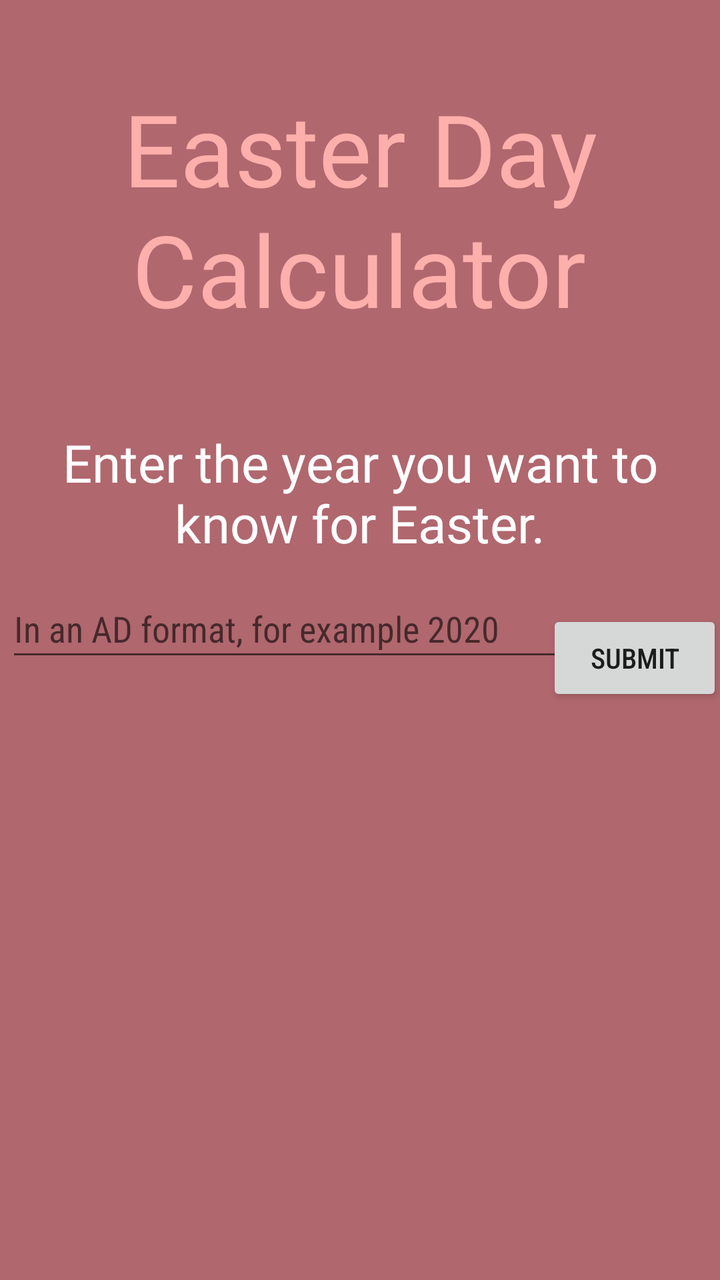
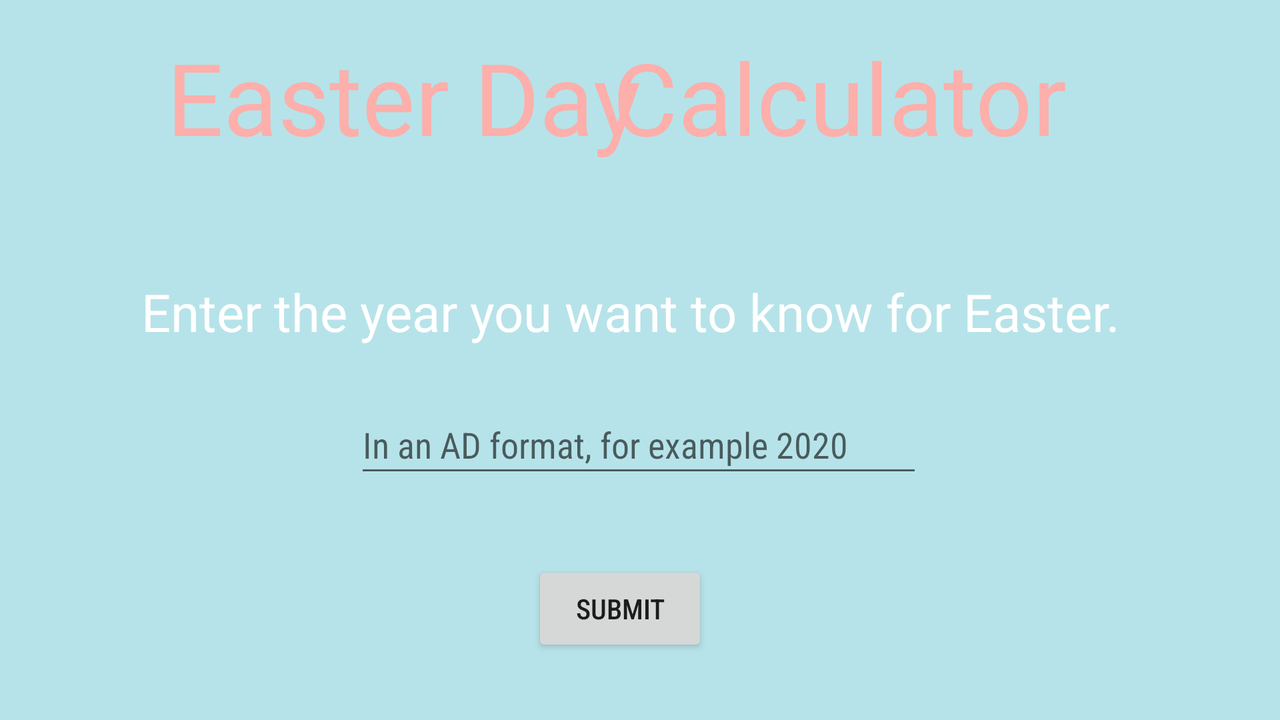

An Android layout and its configuration variant, each rendered on a device that would load it. The default file and the variant file are quoted in full after the pictures.
<!-- AndroidManifest.xml: application theme AppTheme -->
<!-- res/layout/activity_main.xml -->
<?xml version="1.0" encoding="utf-8"?>
<androidx.constraintlayout.widget.ConstraintLayout xmlns:android="http://schemas.android.com/apk/res/android"
    xmlns:app="http://schemas.android.com/apk/res-auto"
    xmlns:tools="http://schemas.android.com/tools"
    android:layout_width="match_parent"
    android:layout_height="match_parent"
    android:background="#B0676E"
    tools:context=".MainActivity">

    <TextView
        android:id="@+id/textHeader3"
        android:layout_width="wrap_content"
        android:layout_height="wrap_content"
        android:fontFamily="@font/pacifico"
        android:text="@string/appHeader2"
        android:textAlignment="center"
        android:textAllCaps="false"
        android:textColor="@color/primaryColor"
        android:textSize="50sp"
        android:textStyle="normal"
        app:layout_constraintBottom_toBottomOf="parent"
        app:layout_constraintHorizontal_bias="0.497"
        app:layout_constraintLeft_toLeftOf="parent"
        app:layout_constraintRight_toRightOf="parent"
        app:layout_constraintTop_toTopOf="parent"
        app:layout_constraintVertical_bias="0.176" />

    <TextView
        android:id="@+id/textHeader1"
        android:layout_width="wrap_content"
        android:layout_height="wrap_content"
        android:fontFamily="@font/pacifico"
        android:text="@string/appHeader1"
        android:textAlignment="center"
        android:textAllCaps="false"
        android:textColor="@color/primaryColor"
        android:textSize="50sp"
        android:textStyle="normal"
        app:layout_constraintBottom_toBottomOf="parent"
        app:layout_constraintLeft_toLeftOf="parent"
        app:layout_constraintRight_toRightOf="parent"
        app:layout_constraintTop_toTopOf="parent"
        app:layout_constraintVertical_bias="0.071" />

    <EditText
        android:id="@+id/yearEnter"
        android:layout_width="284dp"
        android:layout_height="46dp"
        android:layout_marginBottom="164dp"
        android:ems="10"
        android:fontFamily="sans-serif-condensed"
        android:hint="In an AD format, for example 2020"
        android:importantForAutofill="no"
        android:inputType="textPersonName"
        android:textColor="#FFFFFF"
        app:layout_constraintBottom_toBottomOf="parent"
        app:layout_constraintEnd_toEndOf="parent"
        app:layout_constraintHorizontal_bias="0.04"
        app:layout_constraintStart_toStartOf="parent"
        app:layout_constraintTop_toTopOf="parent"
        app:layout_constraintVertical_bias="0.674" />

    <TextView
        android:id="@+id/inputTextView"
        android:layout_width="wrap_content"
        android:layout_height="wrap_content"
        android:fontFamily="@font/caveat"
        android:text="@string/textViewText"
        android:textAlignment="center"
        android:textColor="#ffffff"
        android:textSize="26sp"
        app:layout_constraintBottom_toBottomOf="parent"
        app:layout_constraintEnd_toEndOf="parent"
        app:layout_constraintHorizontal_bias="0.473"
        app:layout_constraintStart_toStartOf="parent"
        app:layout_constraintTop_toTopOf="parent"
        app:layout_constraintVertical_bias="0.372" />

    <Button
        android:id="@+id/submitButton"
        android:layout_width="wrap_content"
        android:layout_height="wrap_content"
        android:fontFamily="sans-serif-condensed-medium"
        android:text="submit"
        app:layout_constraintBottom_toBottomOf="parent"
        app:layout_constraintEnd_toEndOf="parent"
        app:layout_constraintHorizontal_bias="0.913"
        app:layout_constraintStart_toEndOf="@+id/yearEnter"
        app:layout_constraintTop_toTopOf="parent"
        app:layout_constraintVertical_bias="0.515" />

    <ImageView
        android:id="@+id/imageView"
        android:layout_width="173dp"
        android:layout_height="175dp"
        app:layout_constraintBottom_toBottomOf="parent"
        app:layout_constraintEnd_toEndOf="parent"
        app:layout_constraintHorizontal_bias="0.882"
        app:layout_constraintStart_toStartOf="parent"
        app:layout_constraintTop_toTopOf="parent"
        app:layout_constraintVertical_bias="0.911"
        app:srcCompat="@drawable/easter" />

    <ImageView
        android:id="@+id/imageView2"
        android:layout_width="161dp"
        android:layout_height="179dp"
        app:layout_constraintBottom_toBottomOf="parent"
        app:layout_constraintEnd_toEndOf="parent"
        app:layout_constraintHorizontal_bias="0.12"
        app:layout_constraintStart_toStartOf="parent"
        app:layout_constraintTop_toTopOf="parent"
        app:layout_constraintVertical_bias="0.918"
        app:srcCompat="@drawable/rabbit" />

</androidx.constraintlayout.widget.ConstraintLayout>
<!-- resources referenced by this layout -->
<resources>
  <color name="primaryColor">#fdafab</color>
  <string name="appHeader1">Easter Day</string>
  <string name="appHeader2">Calculator</string>
  <string name="textViewText">Enter the year you want to know for Easter.</string>
  <style name="AppTheme" parent="Theme.AppCompat.Light.DarkActionBar">
          
          <item name="colorPrimary">@color/primaryColor</item>
          <item name="colorPrimaryDark">@color/primaryColor</item>
          <item name="colorAccent">#ffffff</item>
      </style>
</resources>
<!-- res/layout-land/activity_main.xml (the repository's variant of the layout above) -->
<!-- drawn on the phone turned sideways -->
<?xml version="1.0" encoding="utf-8"?>
<androidx.constraintlayout.widget.ConstraintLayout xmlns:android="http://schemas.android.com/apk/res/android"
    xmlns:app="http://schemas.android.com/apk/res-auto"
    xmlns:tools="http://schemas.android.com/tools"
    android:layout_width="match_parent"
    android:layout_height="match_parent"
    android:background="#b6e3e9"
    tools:context=".MainActivity">

    <TextView
        android:id="@+id/textHeader3"
        android:layout_width="wrap_content"
        android:layout_height="wrap_content"
        android:fontFamily="@font/pacifico"
        android:text="@string/appHeader2"
        android:textAlignment="center"
        android:textAllCaps="false"
        android:textColor="@color/primaryColor"
        android:textSize="50sp"
        android:textStyle="normal"
        app:layout_constraintBottom_toBottomOf="parent"
        app:layout_constraintHorizontal_bias="0.742"
        app:layout_constraintLeft_toLeftOf="parent"
        app:layout_constraintRight_toRightOf="parent"
        app:layout_constraintTop_toTopOf="parent"
        app:layout_constraintVertical_bias="0.051" />

    <TextView
        android:id="@+id/textHeader1"
        android:layout_width="wrap_content"
        android:layout_height="wrap_content"
        android:fontFamily="@font/pacifico"
        android:text="@string/appHeader1"
        android:textAlignment="center"
        android:textAllCaps="false"
        android:textColor="@color/primaryColor"
        android:textSize="50sp"
        android:textStyle="normal"
        app:layout_constraintBottom_toBottomOf="parent"
        app:layout_constraintHorizontal_bias="0.207"
        app:layout_constraintLeft_toLeftOf="parent"
        app:layout_constraintRight_toRightOf="parent"
        app:layout_constraintTop_toTopOf="parent"
        app:layout_constraintVertical_bias="0.051" />

    <EditText
        android:id="@+id/yearEnter"
        android:layout_width="284dp"
        android:layout_height="46dp"
        android:ems="10"
        android:fontFamily="sans-serif-condensed"
        android:hint="In an AD format, for example 2020"
        android:importantForAutofill="no"
        android:inputType="textPersonName"
        android:textColor="#FFFFFF"
        app:layout_constraintBottom_toBottomOf="parent"
        app:layout_constraintEnd_toEndOf="parent"
        app:layout_constraintHorizontal_bias="0.498"
        app:layout_constraintStart_toStartOf="parent"
        app:layout_constraintTop_toTopOf="parent"
        app:layout_constraintVertical_bias="0.63" />

    <TextView
        android:id="@+id/inputTextView"
        android:layout_width="wrap_content"
        android:layout_height="wrap_content"
        android:fontFamily="@font/caveat"
        android:text="@string/textViewText"
        android:textAlignment="center"
        android:textColor="#ffffff"
        android:textSize="26sp"
        app:layout_constraintBottom_toBottomOf="parent"
        app:layout_constraintEnd_toEndOf="parent"
        app:layout_constraintHorizontal_bias="0.471"
        app:layout_constraintStart_toStartOf="parent"
        app:layout_constraintTop_toTopOf="parent"
        app:layout_constraintVertical_bias="0.426" />

    <Button
        android:id="@+id/submitButton"
        android:layout_width="wrap_content"
        android:layout_height="wrap_content"
        android:fontFamily="sans-serif-condensed-medium"
        android:text="submit"
        app:layout_constraintBottom_toBottomOf="parent"
        app:layout_constraintEnd_toEndOf="parent"
        app:layout_constraintHorizontal_bias="0.482"
        app:layout_constraintStart_toStartOf="parent"
        app:layout_constraintTop_toTopOf="parent"
        app:layout_constraintVertical_bias="0.898" />

    <ImageView
        android:id="@+id/imageView"
        android:layout_width="173dp"
        android:layout_height="175dp"
        app:layout_constraintBottom_toBottomOf="parent"
        app:layout_constraintEnd_toEndOf="parent"
        app:layout_constraintHorizontal_bias="0.989"
        app:layout_constraintStart_toStartOf="parent"
        app:layout_constraintTop_toTopOf="parent"
        app:layout_constraintVertical_bias="0.932"
        app:srcCompat="@drawable/easter" />

    <ImageView
        android:id="@+id/imageView2"
        android:layout_width="161dp"
        android:layout_height="179dp"
        app:layout_constraintBottom_toBottomOf="parent"
        app:layout_constraintEnd_toEndOf="parent"
        app:layout_constraintHorizontal_bias="0.031"
        app:layout_constraintStart_toStartOf="parent"
        app:layout_constraintTop_toTopOf="parent"
        app:layout_constraintVertical_bias="0.931"
        app:srcCompat="@drawable/rabbit" />

</androidx.constraintlayout.widget.ConstraintLayout>
